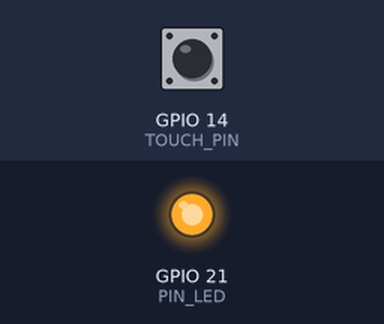
A sketch run on a simulated ESP32-S3. Shown: output pins drawn as LEDs (lit = HIGH). The inputs (shaded band) are chosen by the test bench; at power-on: GPIO 14 (TOUCH_PIN) HIGH. What the sketch prints to the serial monitor is not drawn.

Above: at 0.1 s.
Timing chart, 0 to 1.6 s (numbered marks = the images above):
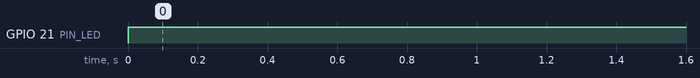

The sketch:

SensorTouchLED.ino
```cpp
#define PIN_LED     21         // Define the LED pin
#define TOUCH_PIN   14          // Use a valid touch pin on ESP32-S3
#define RELEASE_VAL 60000      // This threshold may need adjustment
#define PRESS_VAL   100000      // This threshold may need adjustment

bool isProcessed = false;      // Flag to track if touch event has been processed

void setup() {
Serial.begin(115200);
pinMode(PIN_LED, OUTPUT);
}

void loop() {
int touchValue = touchRead(TOUCH_PIN);
  // Print touch value for debugging

if (touchValue < PRESS_VAL) {
    if (!isProcessed) {
    isProcessed = true;
     Serial.println("Released!" );
    reverseGPIO(PIN_LED);
    }
}
if (touchValue > RELEASE_VAL) {
    if (isProcessed) {
    isProcessed = false;

     Serial.println("Touch detected!");
    }
}

delay(50);  // Short delay to prevent too frequent readings
}

void reverseGPIO(int pin) {
digitalWrite(pin, !digitalRead(pin));
}
```

Measured:
- by itself, GPIO 21 (PIN_LED): LOW → HIGH at 0.00 s
